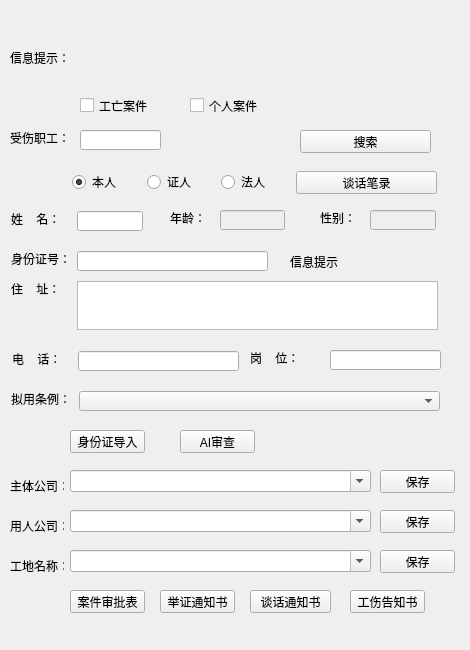
<?xml version="1.0" encoding="UTF-8"?>
<ui version="4.0">
 <class>Form</class>
 <widget class="QWidget" name="Form">
  <property name="geometry">
   <rect>
    <x>0</x>
    <y>0</y>
    <width>470</width>
    <height>650</height>
   </rect>
  </property>
  <property name="minimumSize">
   <size>
    <width>470</width>
    <height>650</height>
   </size>
  </property>
  <property name="maximumSize">
   <size>
    <width>470</width>
    <height>650</height>
   </size>
  </property>
  <property name="windowTitle">
   <string>Form</string>
  </property>
  <widget class="QLabel" name="label_2">
   <property name="geometry">
    <rect>
     <x>11</x>
     <y>211</y>
     <width>60</width>
     <height>16</height>
    </rect>
   </property>
   <property name="text">
    <string>姓    名：</string>
   </property>
  </widget>
  <widget class="QLabel" name="label_3">
   <property name="geometry">
    <rect>
     <x>11</x>
     <y>251</y>
     <width>60</width>
     <height>16</height>
    </rect>
   </property>
   <property name="text">
    <string>身份证号：</string>
   </property>
  </widget>
  <widget class="QRadioButton" name="radioButton_2">
   <property name="geometry">
    <rect>
     <x>147</x>
     <y>174</y>
     <width>47</width>
     <height>16</height>
    </rect>
   </property>
   <property name="text">
    <string>证人</string>
   </property>
  </widget>
  <widget class="QLabel" name="label">
   <property name="geometry">
    <rect>
     <x>170</x>
     <y>210</y>
     <width>36</width>
     <height>16</height>
    </rect>
   </property>
   <property name="text">
    <string>年龄：</string>
   </property>
  </widget>
  <widget class="QPushButton" name="pushButton">
   <property name="geometry">
    <rect>
     <x>296</x>
     <y>171</y>
     <width>141</width>
     <height>23</height>
    </rect>
   </property>
   <property name="text">
    <string>谈话笔录</string>
   </property>
  </widget>
  <widget class="QLabel" name="label_8">
   <property name="geometry">
    <rect>
     <x>10</x>
     <y>520</y>
     <width>54</width>
     <height>12</height>
    </rect>
   </property>
   <property name="text">
    <string>用人公司：</string>
   </property>
  </widget>
  <widget class="QLabel" name="label_5">
   <property name="geometry">
    <rect>
     <x>12</x>
     <y>351</y>
     <width>60</width>
     <height>16</height>
    </rect>
   </property>
   <property name="text">
    <string>电    话：</string>
   </property>
  </widget>
  <widget class="QLabel" name="label_7">
   <property name="geometry">
    <rect>
     <x>10</x>
     <y>480</y>
     <width>54</width>
     <height>12</height>
    </rect>
   </property>
   <property name="text">
    <string>主体公司：</string>
   </property>
  </widget>
  <widget class="QPushButton" name="pushButton_4">
   <property name="geometry">
    <rect>
     <x>70</x>
     <y>430</y>
     <width>75</width>
     <height>23</height>
    </rect>
   </property>
   <property name="text">
    <string>身份证导入</string>
   </property>
  </widget>
  <widget class="QLineEdit" name="idnumer_pane">
   <property name="geometry">
    <rect>
     <x>77</x>
     <y>251</y>
     <width>191</width>
     <height>20</height>
    </rect>
   </property>
  </widget>
  <widget class="QLabel" name="label_9">
   <property name="geometry">
    <rect>
     <x>10</x>
     <y>560</y>
     <width>54</width>
     <height>12</height>
    </rect>
   </property>
   <property name="text">
    <string>工地名称：</string>
   </property>
  </widget>
  <widget class="QLineEdit" name="lineEdit_4">
   <property name="geometry">
    <rect>
     <x>78</x>
     <y>351</y>
     <width>161</width>
     <height>20</height>
    </rect>
   </property>
  </widget>
  <widget class="QLineEdit" name="age_pane">
   <property name="enabled">
    <bool>false</bool>
   </property>
   <property name="geometry">
    <rect>
     <x>220</x>
     <y>210</y>
     <width>65</width>
     <height>20</height>
    </rect>
   </property>
  </widget>
  <widget class="QLabel" name="label_6">
   <property name="geometry">
    <rect>
     <x>11</x>
     <y>391</y>
     <width>60</width>
     <height>16</height>
    </rect>
   </property>
   <property name="text">
    <string>拟用条例：</string>
   </property>
  </widget>
  <widget class="QRadioButton" name="radioButton">
   <property name="geometry">
    <rect>
     <x>72</x>
     <y>174</y>
     <width>47</width>
     <height>16</height>
    </rect>
   </property>
   <property name="text">
    <string>本人</string>
   </property>
   <property name="checked">
    <bool>true</bool>
   </property>
  </widget>
  <widget class="QLabel" name="label_4">
   <property name="geometry">
    <rect>
     <x>11</x>
     <y>281</y>
     <width>60</width>
     <height>16</height>
    </rect>
   </property>
   <property name="text">
    <string>住    址：</string>
   </property>
  </widget>
  <widget class="QComboBox" name="comboBox">
   <property name="geometry">
    <rect>
     <x>79</x>
     <y>391</y>
     <width>361</width>
     <height>20</height>
    </rect>
   </property>
  </widget>
  <widget class="QComboBox" name="company_pane">
   <property name="geometry">
    <rect>
     <x>70</x>
     <y>470</y>
     <width>301</width>
     <height>22</height>
    </rect>
   </property>
   <property name="editable">
    <bool>true</bool>
   </property>
  </widget>
  <widget class="QComboBox" name="construction_company">
   <property name="geometry">
    <rect>
     <x>70</x>
     <y>510</y>
     <width>301</width>
     <height>22</height>
    </rect>
   </property>
   <property name="editable">
    <bool>true</bool>
   </property>
  </widget>
  <widget class="QLineEdit" name="name_pane">
   <property name="geometry">
    <rect>
     <x>77</x>
     <y>211</y>
     <width>66</width>
     <height>20</height>
    </rect>
   </property>
  </widget>
  <widget class="QComboBox" name="construction_plant">
   <property name="geometry">
    <rect>
     <x>70</x>
     <y>550</y>
     <width>301</width>
     <height>22</height>
    </rect>
   </property>
   <property name="editable">
    <bool>true</bool>
   </property>
  </widget>
  <widget class="QLabel" name="label_11">
   <property name="geometry">
    <rect>
     <x>320</x>
     <y>210</y>
     <width>36</width>
     <height>16</height>
    </rect>
   </property>
   <property name="text">
    <string>性别：</string>
   </property>
  </widget>
  <widget class="QTextEdit" name="textEdit">
   <property name="geometry">
    <rect>
     <x>77</x>
     <y>281</y>
     <width>361</width>
     <height>49</height>
    </rect>
   </property>
  </widget>
  <widget class="QLineEdit" name="lineEdit">
   <property name="enabled">
    <bool>false</bool>
   </property>
   <property name="geometry">
    <rect>
     <x>370</x>
     <y>210</y>
     <width>66</width>
     <height>20</height>
    </rect>
   </property>
  </widget>
  <widget class="QPushButton" name="pushButton_9">
   <property name="geometry">
    <rect>
     <x>160</x>
     <y>590</y>
     <width>75</width>
     <height>23</height>
    </rect>
   </property>
   <property name="text">
    <string>举证通知书</string>
   </property>
  </widget>
  <widget class="QPushButton" name="pushButton_11">
   <property name="enabled">
    <bool>true</bool>
   </property>
   <property name="geometry">
    <rect>
     <x>70</x>
     <y>590</y>
     <width>75</width>
     <height>23</height>
    </rect>
   </property>
   <property name="text">
    <string>案件审批表</string>
   </property>
  </widget>
  <widget class="QPushButton" name="pushButton_12">
   <property name="enabled">
    <bool>true</bool>
   </property>
   <property name="geometry">
    <rect>
     <x>250</x>
     <y>590</y>
     <width>81</width>
     <height>23</height>
    </rect>
   </property>
   <property name="text">
    <string>谈话通知书</string>
   </property>
  </widget>
  <widget class="QRadioButton" name="radioButton_3">
   <property name="geometry">
    <rect>
     <x>221</x>
     <y>174</y>
     <width>47</width>
     <height>16</height>
    </rect>
   </property>
   <property name="text">
    <string>法人</string>
   </property>
  </widget>
  <widget class="QLineEdit" name="lineEdit_2">
   <property name="enabled">
    <bool>true</bool>
   </property>
   <property name="geometry">
    <rect>
     <x>80</x>
     <y>130</y>
     <width>81</width>
     <height>20</height>
    </rect>
   </property>
  </widget>
  <widget class="QLabel" name="label_10">
   <property name="geometry">
    <rect>
     <x>10</x>
     <y>130</y>
     <width>60</width>
     <height>16</height>
    </rect>
   </property>
   <property name="text">
    <string>受伤职工：</string>
   </property>
  </widget>
  <widget class="QLabel" name="label_13">
   <property name="geometry">
    <rect>
     <x>250</x>
     <y>350</y>
     <width>60</width>
     <height>16</height>
    </rect>
   </property>
   <property name="text">
    <string>岗    位：</string>
   </property>
  </widget>
  <widget class="QLineEdit" name="lineEdit_5">
   <property name="geometry">
    <rect>
     <x>330</x>
     <y>350</y>
     <width>111</width>
     <height>20</height>
    </rect>
   </property>
  </widget>
  <widget class="QPushButton" name="pushButton_2">
   <property name="geometry">
    <rect>
     <x>380</x>
     <y>470</y>
     <width>75</width>
     <height>23</height>
    </rect>
   </property>
   <property name="text">
    <string>保存</string>
   </property>
  </widget>
  <widget class="QPushButton" name="pushButton_3">
   <property name="geometry">
    <rect>
     <x>380</x>
     <y>510</y>
     <width>75</width>
     <height>23</height>
    </rect>
   </property>
   <property name="text">
    <string>保存</string>
   </property>
  </widget>
  <widget class="QPushButton" name="pushButton_5">
   <property name="geometry">
    <rect>
     <x>380</x>
     <y>550</y>
     <width>75</width>
     <height>23</height>
    </rect>
   </property>
   <property name="text">
    <string>保存</string>
   </property>
  </widget>
  <widget class="QLabel" name="label_12">
   <property name="geometry">
    <rect>
     <x>290</x>
     <y>252</y>
     <width>141</width>
     <height>20</height>
    </rect>
   </property>
   <property name="text">
    <string>信息提示</string>
   </property>
  </widget>
  <widget class="QLabel" name="label_14">
   <property name="geometry">
    <rect>
     <x>80</x>
     <y>30</y>
     <width>341</width>
     <height>51</height>
    </rect>
   </property>
   <property name="mouseTracking">
    <bool>false</bool>
   </property>
   <property name="acceptDrops">
    <bool>false</bool>
   </property>
   <property name="text">
    <string/>
   </property>
  </widget>
  <widget class="QCheckBox" name="deathCaseCheckbox">
   <property name="geometry">
    <rect>
     <x>80</x>
     <y>90</y>
     <width>91</width>
     <height>31</height>
    </rect>
   </property>
   <property name="toolTip">
    <string>勾选表示工亡案件，否则为工伤案件</string>
   </property>
   <property name="text">
    <string>工亡案件</string>
   </property>
  </widget>
  <widget class="QCheckBox" name="personalApplicationCheckbox">
   <property name="geometry">
    <rect>
     <x>190</x>
     <y>90</y>
     <width>111</width>
     <height>31</height>
    </rect>
   </property>
   <property name="toolTip">
    <string>勾选表示个人申请，否则为单位申请</string>
   </property>
   <property name="text">
    <string>个人案件</string>
   </property>
  </widget>
  <widget class="QLabel" name="label_15">
   <property name="geometry">
    <rect>
     <x>10</x>
     <y>50</y>
     <width>60</width>
     <height>16</height>
    </rect>
   </property>
   <property name="text">
    <string>信息提示：</string>
   </property>
  </widget>
  <widget class="QPushButton" name="pushButton_6">
   <property name="geometry">
    <rect>
     <x>300</x>
     <y>130</y>
     <width>131</width>
     <height>23</height>
    </rect>
   </property>
   <property name="text">
    <string>搜索</string>
   </property>
  </widget>
  <widget class="QPushButton" name="pushButton_ai_review">
   <property name="geometry">
    <rect>
     <x>180</x>
     <y>430</y>
     <width>75</width>
     <height>23</height>
    </rect>
   </property>
   <property name="text">
    <string>AI审查</string>
   </property>
  </widget>
  <widget class="QPushButton" name="pushButton_7">
   <property name="geometry">
    <rect>
     <x>350</x>
     <y>590</y>
     <width>75</width>
     <height>23</height>
    </rect>
   </property>
   <property name="text">
    <string>工伤告知书</string>
   </property>
  </widget>
 </widget>
 <resources/>
 <connections>
  <connection>
   <sender>pushButton</sender>
   <signal>clicked()</signal>
   <receiver>Form</receiver>
   <slot>work_talk()</slot>
   <hints>
    <hint type="sourcelabel">
     <x>317</x>
     <y>99</y>
    </hint>
    <hint type="destinationlabel">
     <x>23</x>
     <y>78</y>
    </hint>
   </hints>
  </connection>
  <connection>
   <sender>idnumer_pane</sender>
   <signal>editingFinished()</signal>
   <receiver>Form</receiver>
   <slot>on_id_input_finished()</slot>
   <hints>
    <hint type="sourcelabel">
     <x>360</x>
     <y>179</y>
    </hint>
    <hint type="destinationlabel">
     <x>411</x>
     <y>180</y>
    </hint>
   </hints>
  </connection>
  <connection>
   <sender>pushButton_4</sender>
   <signal>clicked()</signal>
   <receiver>Form</receiver>
   <slot>id_clicked()</slot>
   <hints>
    <hint type="sourcelabel">
     <x>136</x>
     <y>363</y>
    </hint>
    <hint type="destinationlabel">
     <x>407</x>
     <y>338</y>
    </hint>
   </hints>
  </connection>
  <connection>
   <sender>pushButton_2</sender>
   <signal>clicked()</signal>
   <receiver>Form</receiver>
   <slot>save_company()</slot>
   <hints>
    <hint type="sourcelabel">
     <x>400</x>
     <y>407</y>
    </hint>
    <hint type="destinationlabel">
     <x>441</x>
     <y>422</y>
    </hint>
   </hints>
  </connection>
  <connection>
   <sender>pushButton_3</sender>
   <signal>clicked()</signal>
   <receiver>Form</receiver>
   <slot>save_construction_company()</slot>
   <hints>
    <hint type="sourcelabel">
     <x>405</x>
     <y>446</y>
    </hint>
    <hint type="destinationlabel">
     <x>465</x>
     <y>461</y>
    </hint>
   </hints>
  </connection>
  <connection>
   <sender>pushButton_5</sender>
   <signal>clicked()</signal>
   <receiver>Form</receiver>
   <slot>save_construction_plant()</slot>
   <hints>
    <hint type="sourcelabel">
     <x>408</x>
     <y>487</y>
    </hint>
    <hint type="destinationlabel">
     <x>463</x>
     <y>499</y>
    </hint>
   </hints>
  </connection>
  <connection>
   <sender>radioButton</sender>
   <signal>clicked()</signal>
   <receiver>Form</receiver>
   <slot>clear_role_fields()</slot>
   <hints>
    <hint type="sourcelabel">
     <x>90</x>
     <y>103</y>
    </hint>
    <hint type="destinationlabel">
     <x>135</x>
     <y>106</y>
    </hint>
   </hints>
  </connection>
  <connection>
   <sender>radioButton_2</sender>
   <signal>clicked()</signal>
   <receiver>Form</receiver>
   <slot>clear_role_fields()</slot>
   <hints>
    <hint type="sourcelabel">
     <x>182</x>
     <y>105</y>
    </hint>
    <hint type="destinationlabel">
     <x>206</x>
     <y>106</y>
    </hint>
   </hints>
  </connection>
  <connection>
   <sender>radioButton_3</sender>
   <signal>clicked()</signal>
   <receiver>Form</receiver>
   <slot>clear_role_fields()</slot>
   <hints>
    <hint type="sourcelabel">
     <x>253</x>
     <y>105</y>
    </hint>
    <hint type="destinationlabel">
     <x>274</x>
     <y>104</y>
    </hint>
   </hints>
  </connection>
  <connection>
   <sender>pushButton_12</sender>
   <signal>clicked()</signal>
   <receiver>Form</receiver>
   <slot>on_pushButton_12_clicked()</slot>
   <hints>
    <hint type="sourcelabel">
     <x>217</x>
     <y>599</y>
    </hint>
    <hint type="destinationlabel">
     <x>390</x>
     <y>585</y>
    </hint>
   </hints>
  </connection>
 </connections>
 <slots>
  <slot>id_clicked()</slot>
  <slot>work_talk()</slot>
  <slot>on_id_input_finished()</slot>
  <slot>company()</slot>
  <slot>c_company()</slot>
  <slot>c_plant()</slot>
  <slot>approve()</slot>
  <slot>br_pb()</slot>
  <slot>zr_pb()</slot>
  <slot>fr_pb()</slot>
  <slot>save_company()</slot>
  <slot>save_construction_company()</slot>
  <slot>save_construction_plant()</slot>
  <slot>clear_role_fields()</slot>
  <slot>on_pushButton_12_clicked()</slot>
 </slots>
</ui>
